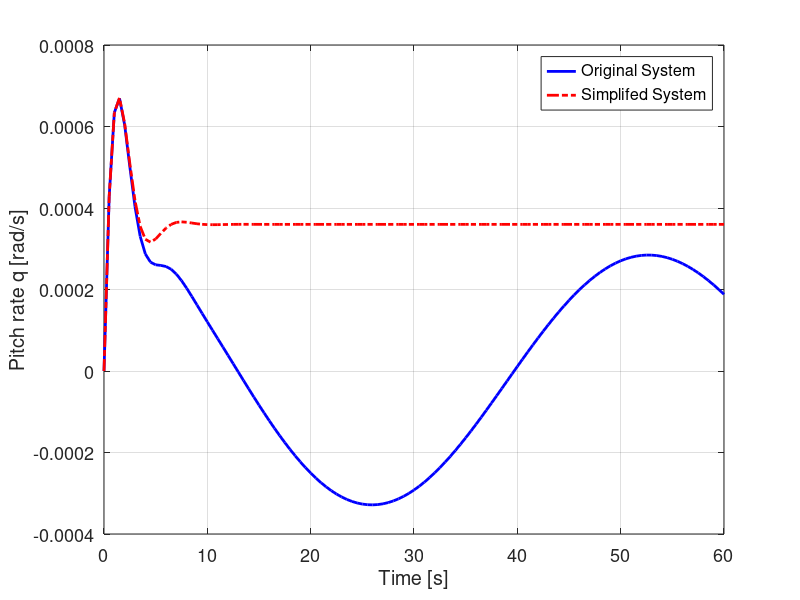

Reproduce this figure in MATLAB.
%control 5_2
%State-space model
A=[-0.0243261995104248,-8.58890563787065,-32.1699999992382,-2.50121964477236;-0.000544714905096391,-0.510791146488329,3.34868149905484e-13,0.927063537778952;0,0,0,1.00000000000000;1.26163057090700e-18,-1.16268944316632,0,-0.779147979197433];
B=[0.00393687238578542;-0.00108619425626488;0;-0.0620467050765111];
C=eye(4);
D=zeros(4,1);
sys_long = ss(A,B,C,D);

%Flight condition
V=340; %ft/s
V_meters=V/3.28;
g=9.81;

% [Q1]
%% Simplified Short Period Model
% Create the simplied short period model
A_SP=[A(2,2),A(2,4);A(4,2),A(4,4)];
B_SP=[B(2,1);B(4,1)];
C_SP=eye(2);
D_SP=zeros(2,1);
sys_long_sp = ss(A_SP,B_SP,C_SP,D_SP);


% [Q2]
% Compare response with original
T_sp=0:0.5:60;
u_sp = -1*pi/180*ones(1,length(T_sp));  %1 deg step on elevator
output_long=lsim(sys_long,u_sp,T_sp);
output_long_sp=lsim(sys_long_sp,u_sp,T_sp);

figure 
plot(T_sp, (output_long(:,4)), 'Linewidth', 2, 'color', 'b')
hold on
plot( T_sp, output_long_sp(:,2), 'Linewidth', 2, 'LineStyle', '-.', 'color', 'r')
ylabel('Pitch rate q [rad/s]', 'fontsize', 14)
xlabel('Time [s]', 'fontsize', 14)
set(gca,'FontSize',13)
legend('Original System', 'Simplifed System')
grid on

% [Q3]
% Compare the natural frequency, damping ratio and period of the short
% period mode
[Vs_sp,DDs_sp]=eig(A_SP);
lambda_sp=-0.6450 + 1.0295i;
re = real(lambda_sp);
img = imag(lambda_sp);
omega_n_sp=sqrt(img^2+re^2);
zeta_sp=-re/omega_n_sp;
P_sp=2*pi/img;
